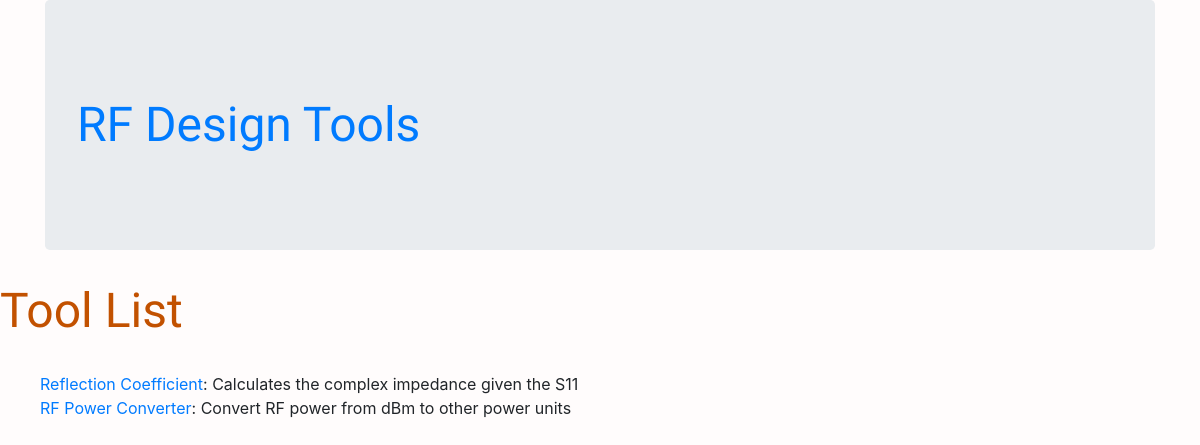
The app's page /catalog/, older data.
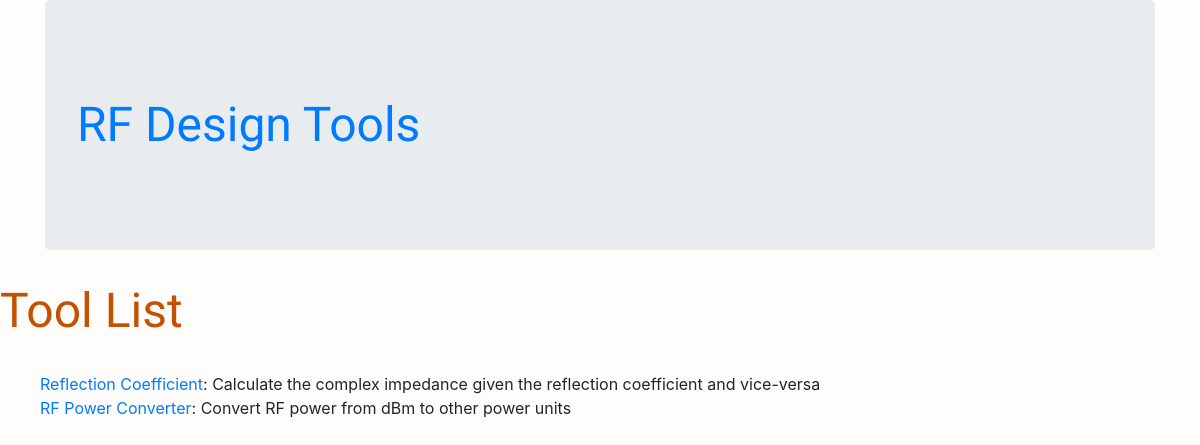
The same page, newer data.
### catalog/models.py (models this page shows, shortened)
class Tool(models.Model):
    title = models.CharField(max_length=50, help_text='Tool name')
    description = models.TextField(max_length=100, help_text='Tool description')
    html_file  =models.CharField(max_length=50, help_text='html')

### catalog/views.py (the view)
# urls.py: path('', views.ToolListView.as_view(), name='tools'),
class ToolListView(generic.ListView):
    model = Tool

### catalog/templates/catalog/tool_list.html
{% extends "base_generic.html" %}
{% block content %}
    <h1 class="page-title">Tool List</h1>
    {% if tool_list %}
    <ul>
      {% for tool in tool_list %}
      <li>
        <a href="{{ tool.html_file }}">{{ tool.title }}</a>: {{tool.description}}
      </li>
      {% endfor %}
    </ul>
    {% else %}
      <p>There's no tools!</p>
    {% endif %}
{% endblock %}

Row changes from the older to the newer data that the page shows:
changed Tool "Reflection Coefficient": description "Calculates the complex impedance given the S11" → "Calculate the complex impedance given the reflection coefficient and vice-versa"
